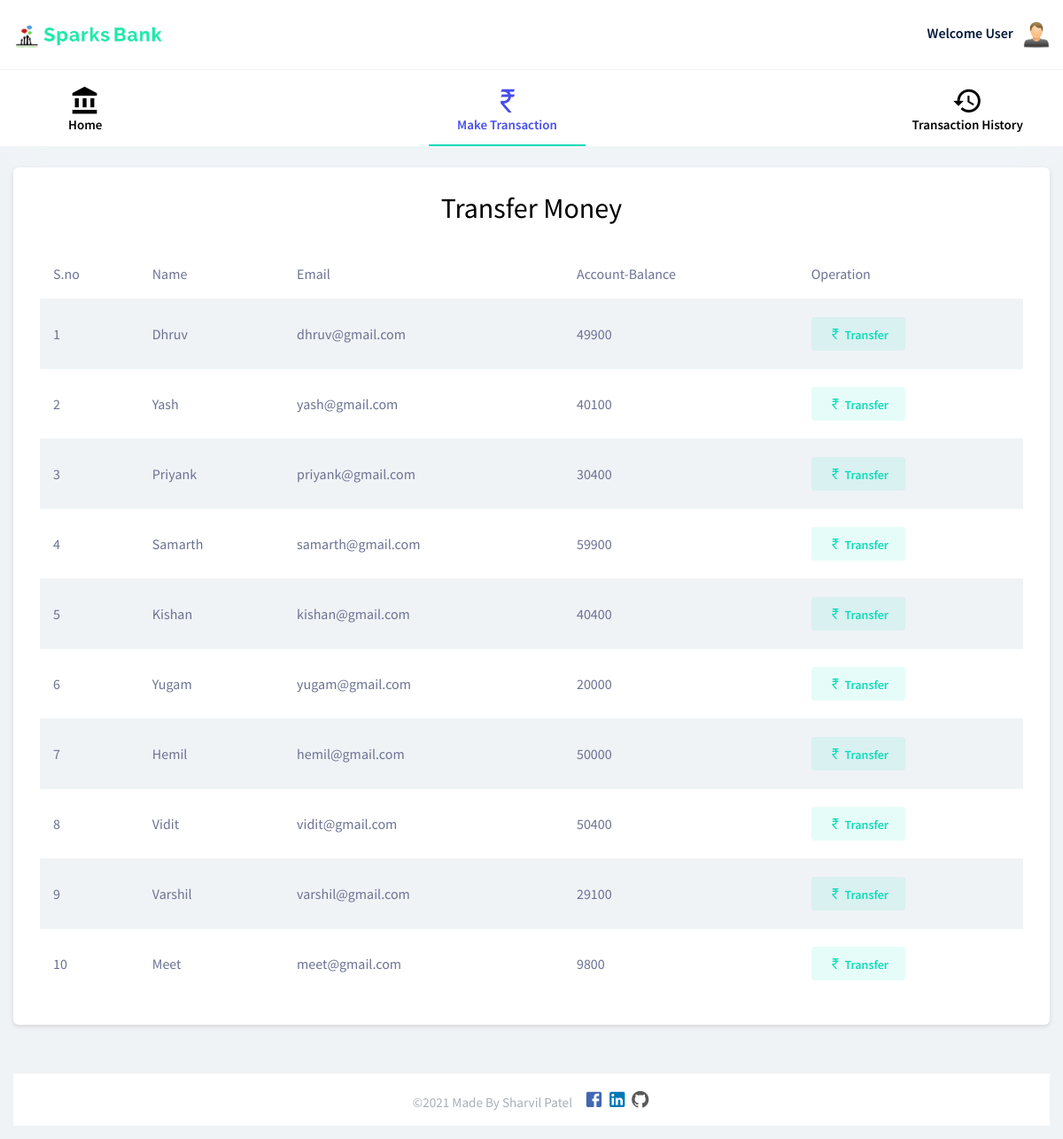
The app's page /transfermoney.php with its own data.
### tables this page shows
CREATE TABLE `users` (
  `id` int(3) NOT NULL,
  `name` text NOT NULL,
  `email` varchar(30) NOT NULL,
  `balance` int(8) NOT NULL
);

### transfermoney.php (the view, shortened to what this page needs)
<!DOCTYPE html>
<html lang="en">
<head>
    <link rel="stylesheet" href="vendors/mdi/css/materialdesignicons.min.css">
    <link rel="stylesheet" href="vendors/base/vendor.bundle.base.css">
    <link rel="stylesheet" href="css/style.css">
</head>
<body>
    <div class="container-scroller">
<?php
include 'config.php';
$sql = "SELECT * FROM users";
$result = mysqli_query($conn,$sql);
?>
<?php
  include 'navbar.php';
?>
        <div class="container-fluid page-body-wrapper">
            <div class="main-panel">
                <div class="content-wrapper">
                    <div class="row">
                        <div class="col-lg-12 grid-margin stretch-card">
                            <div class="card">
                                <h3 style="margin: auto; color: black; font-size: 2rem; margin-top: 30px;" >Transfer Money</h3>
                                <div class="card-body">
                                    <div class="table-responsive">
                                        <table class="table table-striped">
                                            <thead>
                                                <tr>
                                                    <th>S.no</th>
                                                    <th>Name</th>
                                                    <th>Email</th>
                                                    <th>Account-Balance</th>
                                                    <th>Operation</th>
                                                </tr>
                                            </thead>
                                            <tbody>
               <?php
                 while($rows=mysqli_fetch_assoc($result)){
                ?>
                    <tr>
                        <td ><?php echo $rows['id'] ?></td>
                        <td ><?php echo $rows['name']?></td>
                        <td ><?php echo $rows['email']?></td>
                        <td ><?php echo $rows['balance']?></td>
                        <td><a href="userdetail.php?id= <?php echo $rows['id'] ;?>">
                          <button type="button" class="btn btn-inverse-success btn-fw"
                                                  class="btn btn-primary" data-bs-toggle="modal"
                                                  data-bs-target="#staticBackdrop1">
                                                      <i class="mdi mdi-currency-inr"></i>
                                                     Transfer</button></a>
                                                     </td>
                    </tr>
                <?php
                    }
                ?>                   </tbody>
                                        </table>
                                    </div>
                                </div>
                            </div>
                        </div>
                    </div>
                </div>
<?php
include 'footer.php';
?>
            </div>
        </div>
    </div>
</body>
</html>

### records on screen
users: id "1", name "Dhruv", email "dhruv@gmail.com", balance "49900"
users: id "2", name "Yash", email "yash@gmail.com", balance "40100"
users: id "3", name "Priyank", email "priyank@gmail.com", balance "30400"
users: id "4", name "Samarth", email "samarth@gmail.com", balance "59900"
users: id "5", name "Kishan", email "kishan@gmail.com", balance "40400"
users: id "6", name "Yugam", email "yugam@gmail.com", balance "20000"
users: id "7", name "Hemil", email "hemil@gmail.com", balance "50000"
users: id "8", name "Vidit", email "vidit@gmail.com", balance "50400"
users: id "9", name "Varshil", email "varshil@gmail.com", balance "29100"
users: id "10", name "Meet", email "meet@gmail.com", balance "9800"
